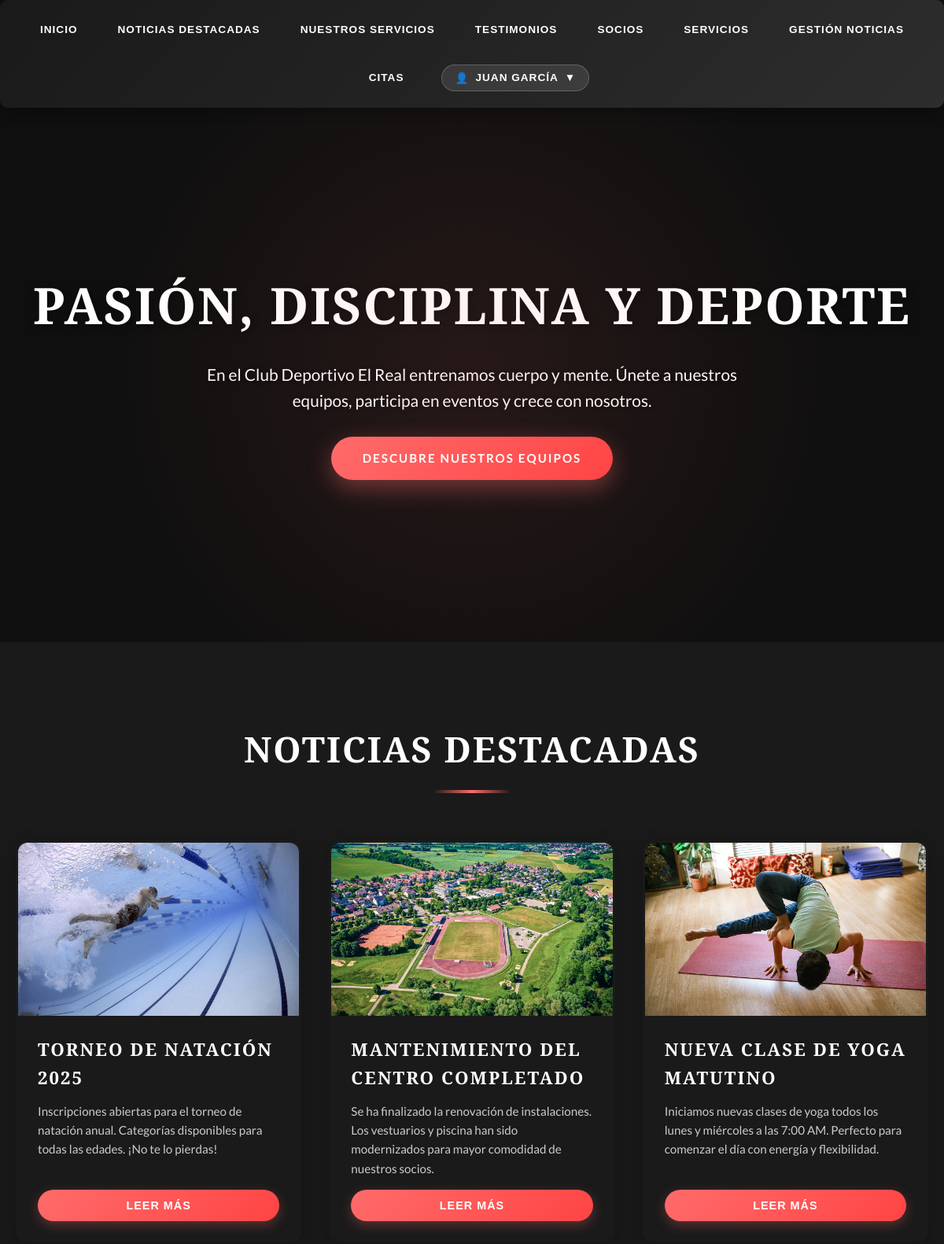
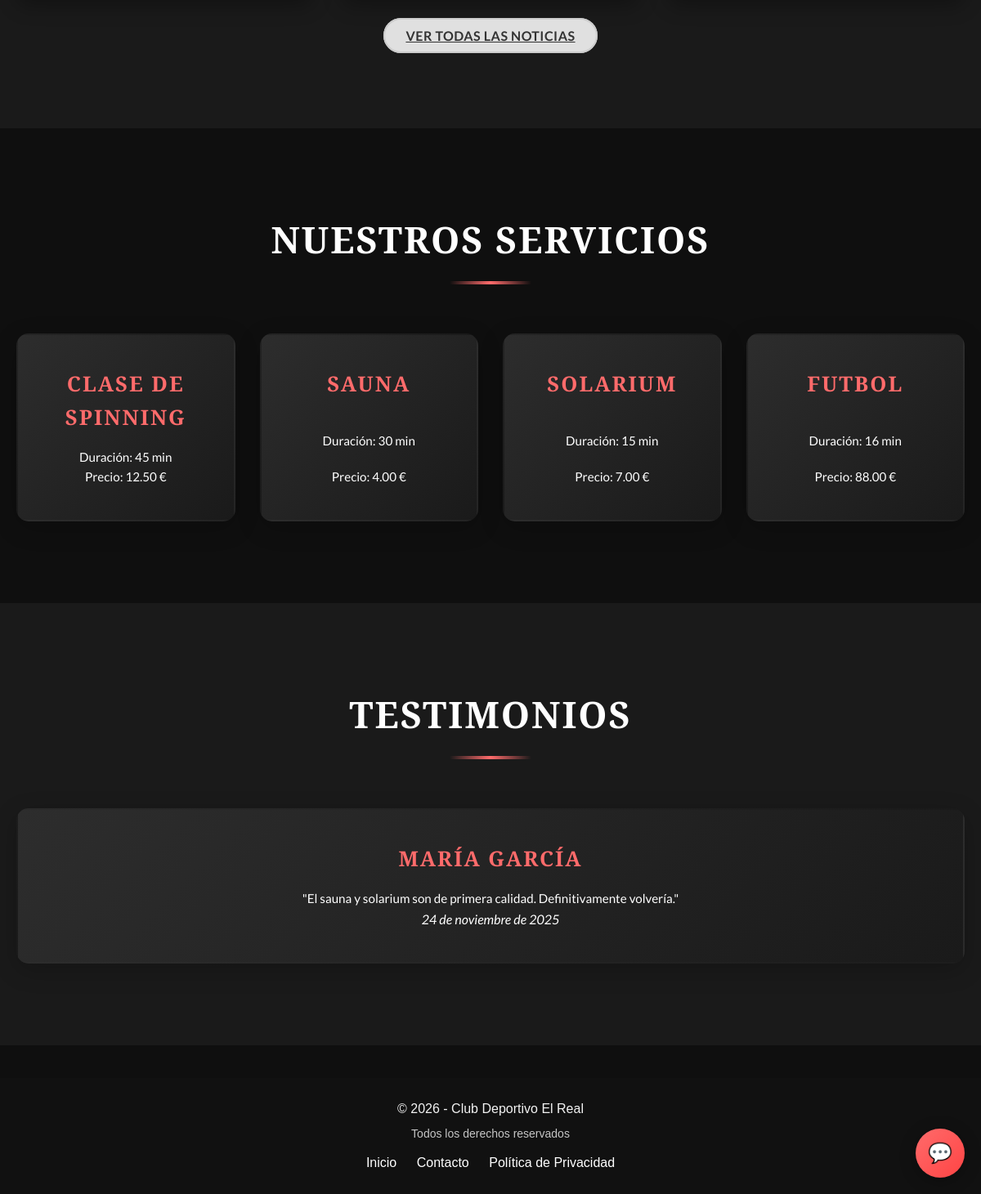
Page /app/paginaPrincipal.php (signed in) on the committed database (2 pictures, top to bottom).
### tables this page shows
CREATE TABLE IF NOT EXISTS noticia
(
    id INT AUTO_INCREMENT PRIMARY KEY,
    titulo VARCHAR(255) NOT NULL,
    contenido TEXT NOT NULL,
    imagen VARCHAR(255),
    fecha_publicacion DATETIME NOT NULL 
);

CREATE TABLE IF NOT EXISTS servicios
(
    id INT AUTO_INCREMENT PRIMARY KEY,
    descripcion VARCHAR(255) NOT NULL,
    duracion INT NOT NULL,
    precio DECIMAL(10, 2) NOT NULL
);

CREATE TABLE IF NOT EXISTS testimonio
(
    id INT AUTO_INCREMENT PRIMARY KEY,
    id_autor INT NOT NULL,
    contenido TEXT NOT NULL,
    fecha TIMESTAMP DEFAULT CURRENT_TIMESTAMP,
    FOREIGN KEY (id_autor) REFERENCES usuarios(id)
        ON DELETE CASCADE
);

CREATE TABLE
IF NOT EXISTS usuarios
(
    id INT AUTO_INCREMENT PRIMARY KEY,
    nombre VARCHAR(100) UNIQUE,
    edad INT,
    clave VARCHAR(255) NOT NULL,
    rol ENUM('socio','administrador', 'normal') NOT NULL DEFAULT 'socio',
    telefono VARCHAR(20) UNIQUE,
    foto VARCHAR(100),
    fecha_registro TIMESTAMP DEFAULT CURRENT_TIMESTAMP
);

### app/paginaPrincipal.php (the view, shortened to what this page needs)
<?php
require_once 'db_config.php';
?>
<!DOCTYPE html>
<html lang="es">
<head>
    <link rel="stylesheet" href="css/styles.css">
</head>
<body>
<?php
    include "menu.php";
    try {
        $pdo = new PDO(
            "mysql:host=$db_host;dbname=$db_name;charset=utf8mb4",
            $db_user,
            $db_password
        );
        $pdo->setAttribute(PDO::ATTR_ERRMODE, PDO::ERRMODE_EXCEPTION);
    } catch (PDOException $e) {
        echo '<main><div class="container"><p class="error">❌ Error de conexión: ' . htmlspecialchars($e->getMessage()) . '</p></div></main>';
        include "footer.php";
        pie();
        echo '</body></html>';
        exit;
    }
?>
<main>
    <section id="inicio" class="hero">
        <div class="container">
            <h1>Pasión, disciplina y deporte</h1>
            <p>En el Club Deportivo El Real entrenamos cuerpo y mente. Únete a nuestros equipos, participa en eventos y crece con nosotros.</p>
            <a href="#equipos" class="btn btn-primary">Descubre Nuestros Equipos</a>
        </div>
    </section>
    <section id="noticias" class="news-section-principal">
        <div class="container">
            <?php
                $stmt = $pdo->query("SELECT * FROM noticia WHERE fecha_publicacion <= NOW() ORDER BY fecha_publicacion DESC LIMIT 3");
                if ($stmt->rowCount() > 0) {
                    echo '<h2>Noticias destacadas</h2>';
                    echo '<div class="news-grid">';
                    while ($row = $stmt->fetch(PDO::FETCH_ASSOC)) {
                        $contenido_corto = strlen($row['contenido']) > 150 ? substr($row['contenido'], 0, 150) . '...' : $row['contenido'];
                        echo "
                        <article class='news-card'>
                            <img class='new_image' src='" . htmlspecialchars($row['imagen']) . "' alt='" . htmlspecialchars($row['titulo']) . "'>
                            <div class='news-content'>
                                <h3>" . htmlspecialchars($row['titulo']) . "</h3>
                                <p>" . htmlspecialchars($contenido_corto) . "</p>
                                <button class='button button-primary read-more'
                                        data-titulo='" . htmlspecialchars($row['titulo'], ENT_QUOTES) . "'
                                        data-contenido='" . htmlspecialchars($row['contenido'], ENT_QUOTES) . "'
                                        data-imagen='" . htmlspecialchars($row['imagen'], ENT_QUOTES) . "'
                                        data-fecha='" . htmlspecialchars($row['fecha_publicacion']) . "'>
                                    Leer más
                                </button>
                            </div>
                        </article>";
                    }
                    echo '</div>';
                    echo '<div style="text-align: center; margin-top: 2rem;"><a href="noticia.php" class="button button-secondary">Ver todas las noticias</a></div>';
                }
            ?>
        </div>
    </section>
    <section id="equipos" class="services-section">
        <div class="container">
            <?php
                $stmt = $pdo->query("SELECT * FROM servicios LIMIT 4");
                if ($stmt->rowCount() > 0) {
                    echo '<h2>Nuestros servicios</h2>';
                    echo '<div class="services-list">';
                    while ($row = $stmt->fetch(PDO::FETCH_ASSOC)) {
                        echo "
                        <article class='service-item'>
                            <h3>" . htmlspecialchars($row['descripcion']) . "</h3>
                            <p>Duración: " . htmlspecialchars($row['duracion']) . " min</p>
                            <p>Precio: " . htmlspecialchars($row['precio']) . " €</p>
                        </article>";
                    }
                    echo '</div>';
                }
            ?>
        </div>
    </section>
    <section id="testimonios" class="services-section">
        <div class="container">
            <?php
                $stmt = $pdo->query("SELECT t.*, u.nombre FROM testimonio t JOIN usuarios u ON t.id_autor = u.id ORDER BY RAND() LIMIT 1");
                if ($stmt->rowCount() > 0) {
                    echo '<h2>Testimonios</h2>';
                    echo '<div class="services-list">';
                    while ($row = $stmt->fetch(PDO::FETCH_ASSOC)) {
                        $fechaObj = new DateTime($row['fecha']);
                        $meses = ['enero','febrero','marzo','abril','mayo','junio','julio','agosto','septiembre','octubre','noviembre','diciembre'];
                        $mes = $meses[(int)$fechaObj->format('m') - 1];
                        $fechaFormato = $fechaObj->format('j') . ' de ' . $mes . ' de ' . $fechaObj->format('Y');
                        echo "
                        <article class='service-item'>
                            <h3>" . htmlspecialchars($row['nombre']) . "</h3>
                            <blockquote><p>\"" . htmlspecialchars($row['contenido']) . "\"</p></blockquote>
                            <cite>" . htmlspecialchars($fechaFormato) . "</cite>
                        </article>";
                    }
                    echo '</div>';
                }
            ?>
        </div>
    </section>
</main>
    <button class="chatbot-toggle" id="chatbotToggle">💬</button>
<?php
    include "footer.php";
?>
</body>
</html>

### rows in the picture
noticia: imagen (picture), titulo "TORNEO DE NATACIÓN 2025", contenido "Inscripciones abiertas para el torneo de natación anual. Categorías disponibles para todas las edades. ¡No te lo pierdas!"
noticia: imagen (picture), titulo "MANTENIMIENTO DEL CENTRO COMPLETADO", contenido "Se ha finalizado la renovación de instalaciones. Los vestuarios y piscina han sido modernizados para mayor comodidad de nuestros socios."
noticia: imagen (picture), titulo "NUEVA CLASE DE YOGA MATUTINO", contenido "Iniciamos nuevas clases de yoga todos los lunes y miércoles a las 7:00 AM. Perfecto para comenzar el día con energía y flexibilidad."
servicios: descripcion "CLASE DE SPINNING", duracion "45", precio "12.50"
servicios: descripcion "SAUNA", duracion "30", precio "4.00"
servicios: descripcion "SOLARIUM", duracion "15", precio "7.00"
servicios: descripcion "FUTBOL", duracion "16", precio "88.00"
testimonio: id_autor.nombre "MARÍA GARCÍA", contenido "El sauna y solarium son de primera calidad. Definitivamente volvería.", fecha "24 de noviembre de 2025"

### other values in the picture
$_SESSION['username'] "JUAN GARCÍA"
